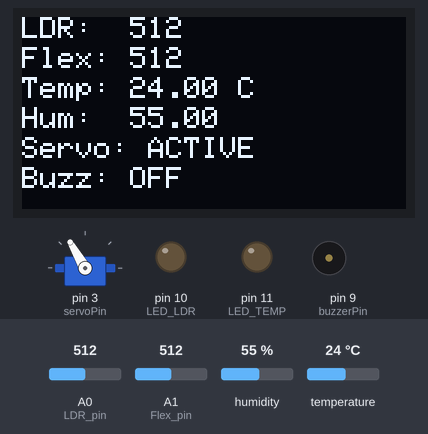
A sketch run on a simulated Arduino Uno, built with avr-gcc and run on an emulated ATmega328P. Parts: servo, 128×64 one-colour display, output pins drawn as LEDs (lit = HIGH), buzzer (waves = sounding, pin HIGH). Inputs (shaded band) come from the test bench; at power-on: temperature 24 °C, A1 (Flex_pin) = 512, A0 (LDR_pin) = 512, humidity 55 %. What the sketch prints to the serial monitor is not drawn.

Above: at 1.2 s.
1.3 s: temperature set to 29 °C
At 2.9 s:
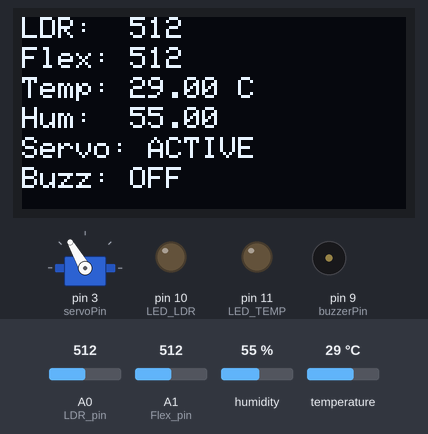
3.6 s: temperature set to 32 °C
At 5.4 s:
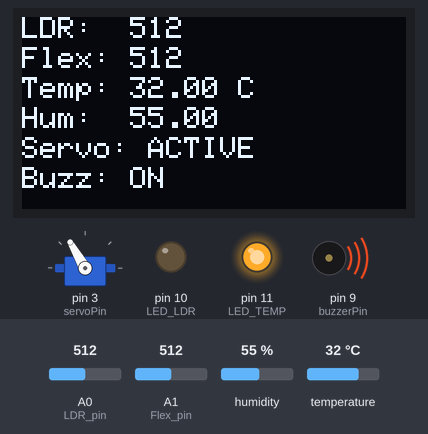
5.7 s: A1 (Flex_pin) set to 268
At 6.8 s:
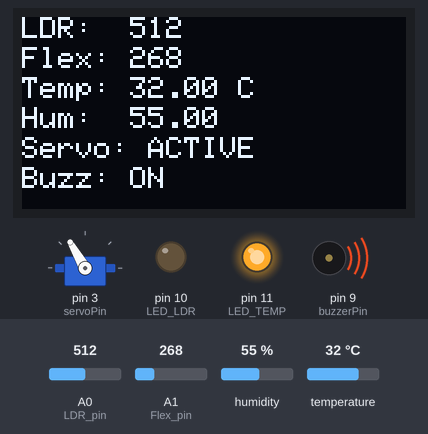
7.5 s: A1 (Flex_pin) set to 237
At 8.8 s:
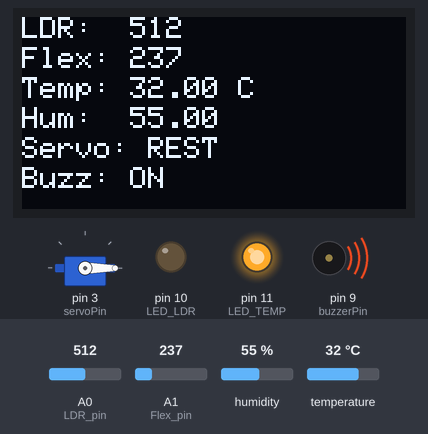
9.2 s: temperature set to 12 °C
At 11.2 s:
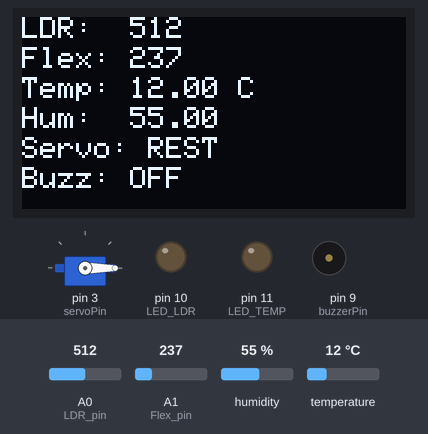
12.0 s: A0 (LDR_pin) set to 64
At 13.5 s:
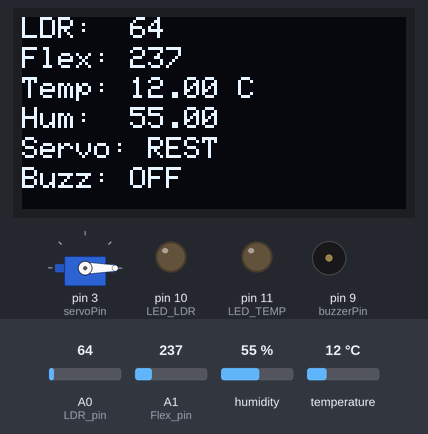
13.8 s: A0 (LDR_pin) set to 56
Timing chart, 0 to 16.5 s (numbered marks = the images above; inputs shaded):
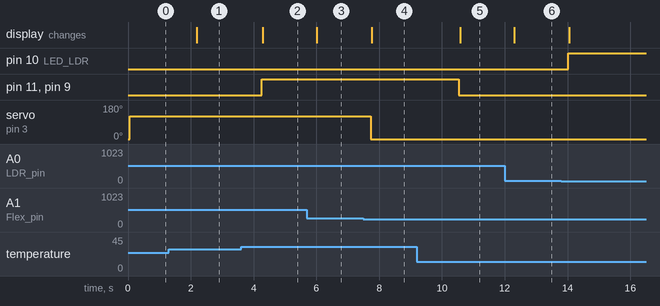

Measured:
- the behaviour switches between 30 and 31 °C on temperature (found by bisection; images 1 and 2)
- the behaviour switches between 251 and 250 on A1 (Flex_pin) (found by bisection; images 3 and 4)
- after the input at 1.3 s, the display: changes after 0.89 s (image 1)
- after the input at 3.6 s, pin 11 (LED_TEMP), pin 9 (buzzerPin): LOW → HIGH after 0.65 s; the display: changes after 0.69 s (image 2)
- after the input at 5.7 s, the display: changes after 0.32 s (image 3)
- after the input at 7.5 s, servo on pin 3 (servoPin): 120° → 0° after 0.23 s; the display: changes after 0.27 s (image 4)
- after the input at 9.2 s, pin 11 (LED_TEMP), pin 9 (buzzerPin): HIGH → LOW after 1.3 s; the display: changes after 1.4 s (image 5)
- after the input at 12.0 s, the display: changes after 0.30 s (image 6)
- after the input at 13.8 s, pin 10 (LED_LDR): LOW → HIGH after 0.22 s

The sketch:

Fossee_Avnish.ino
```cpp
#include <Servo.h>
#include <Adafruit_GFX.h>
#include <Adafruit_SSD1306.h>
#include <DHT.h>
#include <Wire.h>

#define SCREEN_WIDTH 128
#define SCREEN_HEIGHT 64
Adafruit_SSD1306 display(SCREEN_WIDTH, SCREEN_HEIGHT, &Wire, -1);

#define DHTPIN 2
#define DHTTYPE DHT11
DHT dht(DHTPIN, DHTTYPE);

int LDR_pin = A0;
int Flex_pin = A1;

int LED_LDR = 10;
int LED_TEMP = 11;

int servoPin = 3;
int buzzerPin = 9;

Servo myservo;

int LDR_THRESHOLD = 60;
int FLEX_THRESHOLD = 250;
int TEMP_THRESHOLD = 30;

void setup() {
  Serial.begin(115200);

  pinMode(LED_LDR, OUTPUT);
  pinMode(LED_TEMP, OUTPUT);
  pinMode(buzzerPin, OUTPUT);

  myservo.attach(servoPin);
  myservo.write(0);


  dht.begin();


  if (!display.begin(SSD1306_SWITCHCAPVCC, 0x3C)) {
    while (true);
  }
  display.clearDisplay();
}

void loop() {

  int ldrValue = analogRead(LDR_pin);
  int flexValue = analogRead(Flex_pin);

  float temperature = dht.readTemperature();
  float humidity = dht.readHumidity();

  bool ldrDark = (ldrValue < LDR_THRESHOLD);
  digitalWrite(LED_LDR, ldrDark ? HIGH : LOW);

  bool flexBent = (flexValue > FLEX_THRESHOLD);
  myservo.write(flexBent ? 120 : 0);

  bool tempOK = !isnan(temperature);
  bool tempHigh = tempOK && temperature > TEMP_THRESHOLD;

  digitalWrite(LED_TEMP, tempHigh ? HIGH : LOW);
  digitalWrite(buzzerPin, tempHigh ? HIGH : LOW);
  display.clearDisplay();
  display.setTextSize(1);
  display.setTextColor(WHITE);

  display.setCursor(0, 0);
  display.print("LDR:  ");
  display.println(ldrValue);

  display.setCursor(0, 10);
  display.print("Flex: ");
  display.println(flexValue);

  display.setCursor(0, 20);
  display.print("Temp: ");
  if (tempOK) display.print(temperature);
  else display.print("Err");
  display.println(" C");

  display.setCursor(0, 30);
  display.print("Hum:  ");
  if (tempOK) display.println(humidity);
  else display.println("Err");

  display.setCursor(0, 40);
  display.print("Servo: ");
  display.println(flexBent ? "ACTIVE" : "REST");

  display.setCursor(0, 50);
  display.print("Buzz: ");
  display.println(tempHigh ? "ON" : "OFF");

  display.display();

  Serial.println("------ SENSOR STATUS ------");
  Serial.print("LDR Value      : "); Serial.println(ldrValue);
  Serial.print("Flex Value     : "); Serial.println(flexValue);

  Serial.print("Temperature(C) : ");
  if (tempOK) Serial.println(temperature);
  else Serial.println("Error");

  Serial.print("Humidity(%)    : ");
  if (tempOK) Serial.println(humidity);
  else Serial.println("Error");

  Serial.print("Servo State    : ");
  Serial.println(flexBent ? "ACTIVE" : "REST");

  Serial.print("Buzzer State   : ");
  Serial.println(tempHigh ? "ON" : "OFF");

  Serial.println("---------------------------\n");

  delay(300);
}
```
